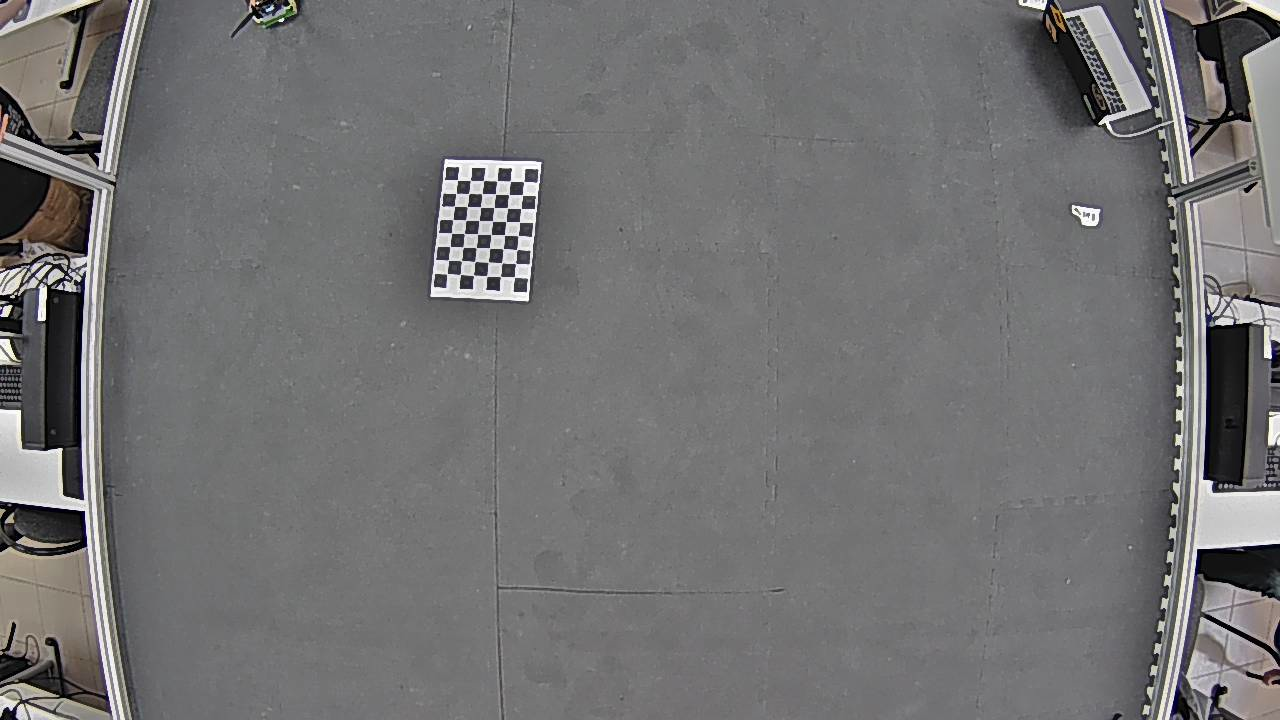
#> input picture img/calibration_13.jpg, 1280 x 720 px, given in place of mjpeg, which was not available
$ jupyter execute --allow-errors fishEye_remover.ipynb   (shell and % lines are left out)
#> lines starting #> are read from the running program, lines starting #| are printed output that depends on the picture; long printed decimals are rounded; pictures that were not available may be replaced by others from this repository, and a replacement may not be noted
[cell 1]
import cv2 as cv
import numpy as np
import matplotlib.pyplot as plt
import glob

[cell 2]
marker_dict = cv.aruco.getPredefinedDictionary(cv.aruco.DICT_4X4_250)
param_markers = cv.aruco.DetectorParameters()
detector = cv.aruco.ArucoDetector(marker_dict, param_markers)

[cell 3]
cap = cv.VideoCapture("rtsp://root:pass@192.168.0.94:554/mjpeg")

[cell 4]
ret, frame = cap.read()
#> frame is the input picture: shape (720, 1280, 3); mean B, G, R 114.3, 113.7, 114.1
gray_frame = cv.cvtColor(frame, cv.COLOR_RGB2BGR)
plt.imshow(gray_frame)
print(ret)
#| True
print(type(frame))
#| <class 'numpy.ndarray'>

[cell 5]
(corners, ids, rejected) = detector.detectMarkers(gray_frame)
#> corners = ([[458, 181], [469, 181], [468, 193], [457, 193]],); ids = [17]; rejected = 41 items
output_frame = cv.aruco.drawDetectedMarkers(gray_frame, corners, ids)
plt.imshow(output_frame)

[cell 6]
# termination criteria
criteria = (cv.TERM_CRITERIA_EPS + cv.TERM_CRITERIA_MAX_ITER, 30, 0.001)

# prepare object points, like (0,0,0), (1,0,0), (2,0,0) ....,(6,5,0)
objp = np.zeros((6*8,3), np.float32)
objp[:,:2] = np.mgrid[0:8,0:6].T.reshape(-1,2)

# Arrays to store object points and image points from all the images.
objpoints = [] # 3d point in real world space
imgpoints = [] # 2d points in image plane.

# images = glob.glob('Chess2.png')
images = output_frame

for i in range(1):
    img = output_frame
    # print("photo 1")
    # print(img)
    gray = cv.cvtColor(img, cv.COLOR_BGR2GRAY)

    # Find the chess board corners
    ret, corners = cv.findChessboardCorners(gray, (8,6), None)

    # If found, add object points, image points (after refining them)
    if ret == True:
        objpoints.append(objp)

    corners2 = cv.cornerSubPix(gray,corners, (11,11), (-1,-1), criteria)
    imgpoints.append(corners2)
#> this loop made 1 pass
#> ret on pass 1: True
#> after the loop, imgpoints = 1 item; objpoints = 1 item

# Draw and display the corners
new_img = cv.drawChessboardCorners(img, (8,6), corners2, ret)
# print("photo 2")
# print(img)
plt.imshow(new_img)
plt.show()
# cv.imshow('Mar', img)
# cv.waitKey(0)

# cv.destroyAllWindows()

[cell 7]
ret, mtx, dist, rvecs, tvecs = cv.calibrateCamera(objpoints, imgpoints, gray.shape[::-1], None, None)
#> ret = 4.04; mtx = [[1028.7, 0, 521.1], [0, 840.1, 402.2], [0, 0, 1]]; dist = [[-6.62, 107.4, 0.0506, -0.146, -555.1]]; rvecs = ([-0.557, 0.532, -1.34],); tvecs = ([-3.87, -8.76, 49.71],)

[cell 8]
plt.imshow(frame)
# np.shape(frame)

[cell 9]
# img = cv.imread('left12.jpg')
img = frame
h, w = img.shape[:2]
newcameramtx, roi = cv.getOptimalNewCameraMatrix(mtx, dist, (w,h), 1, (w,h))
#> newcameramtx = [[1028.7, 0, 521.1], [0, 840.1, 402.2], [0, 0, 1]]; roi = (0, 0, 1279, 719)

# undistort
dst = cv.undistort(img, mtx, dist, None, newcameramtx)
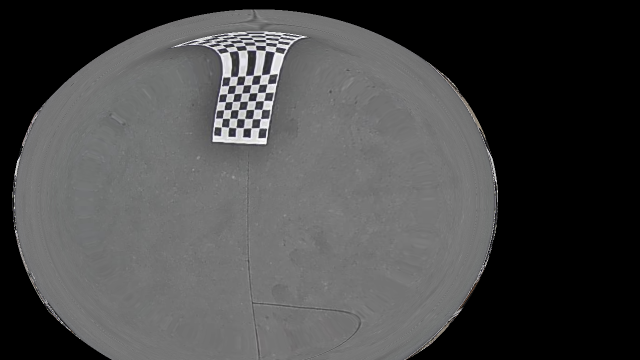
#> dst: shape (720, 1280, 3) (shown at 1/2 size); mean B, G, R 72.3, 72.2, 72.1

# crop the image
x, y, w, h = roi
#> x = 0; y = 0; w = 1279; h = 719
# [5 lines of commented-out code are left out]
plt.imshow(dst)
cv.imwrite("filaname.png",dst)
#> Out = True

[cell 10]
img = frame
h, w = img.shape[:2]
newcameramtx, roi = cv.getOptimalNewCameraMatrix(mtx, dist, (w,h), 1, (w,h))
# undistort
mapx, mapy = cv.initUndistortRectifyMap(mtx, dist, None, newcameramtx, (w,h), 5)
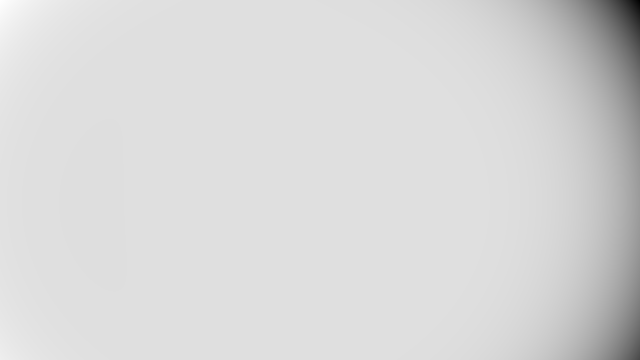
#> mapx: shape (720, 1280) float32 (shown at 1/2 size); min -147932.9, max 21514.8, mean -4464.7; drawn with min black and max white
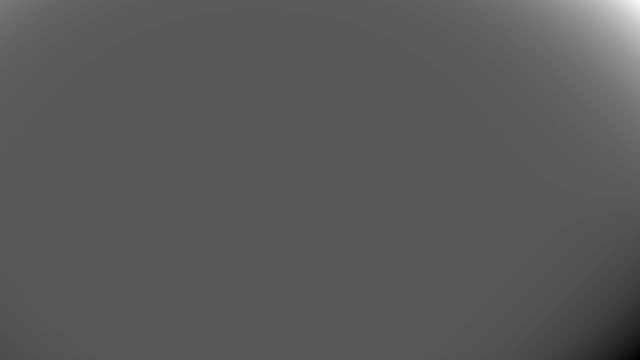
#> mapy: shape (720, 1280) float32 (shown at 1/2 size); min -41291.9, max 79160.2, mean 1276.7; drawn with min black and max white
dst = cv.remap(img, mapx, mapy, cv.INTER_LINEAR)
# crop the image
x, y, w, h = roi
#> w = 1279; h = 719
# dst = dst[y:y+h, x:x+w]
# cv.imwrite('calibresult.png', dst)
plt.imshow(dst)
cv.imwrite("filaname.png",dst)
#> Out = True

[cell 11]
print(roi, mtx, dist, (w,h))
#| (0, 0, 1279, 719) [[1.02866457e+03 0.00000000e+00 5.21146601e+02]
#|  [0.00000000e+00 8.40107316e+02 4.02205086e+02]
#|  [0.00000000e+00 0.00000000e+00 1.00000000e+00]] [[-6.62020204e+00  1.07449307e+02  5.05934260e-02 -1.46448592e-01
#|   -5.55118774e+02]] (1279, 719)
#> `marker_corners, marker_IDs, reject = detector.detectMarkers(gray_frame)`: marker_corners has the same summary as corners; marker_IDs = [17]; reject = 41 items
#> the loop `for ids, corners in zip(marker_IDs, marker_corners):` made 1 pass
#> after the loop `for ids, corners in zip(marker_IDs, marker_corners):`:
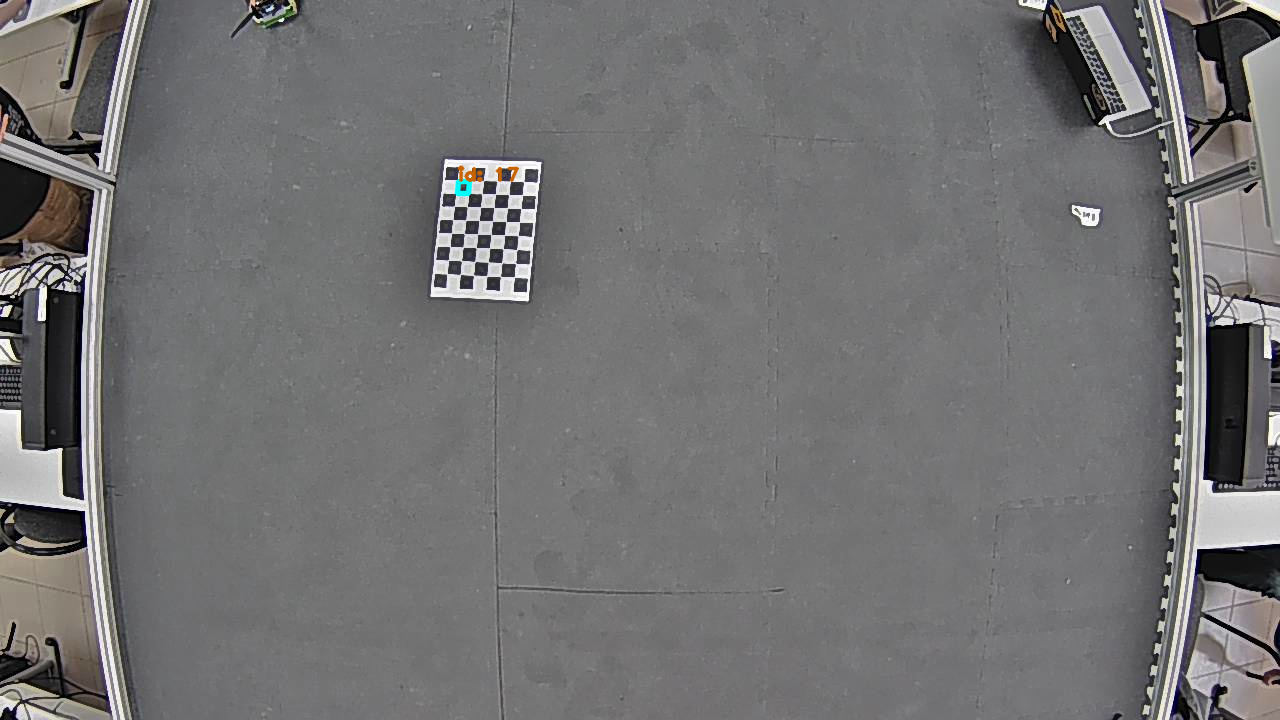
#> gray_frame: shape (720, 1280, 3); mean R, G, B 114.1, 113.7, 114.2

[cell 12]
import pandas as pd

[cell 13]
df = pd.DataFrame(columns=['id','name', 'occupation'])

#> (a cell that did not finish here is left out)

[cell 15]
img = cv.imread('Chess 2.png')
cv.imshow('Mar', img)
cv.waitKey(0)

[cell 16]
type(img)

[cell 17]
cv.imshow('img', img)
cv.waitKey(0)

#> (a cell that did not finish here is left out)

$ run again, on img/calibration_2.jpg
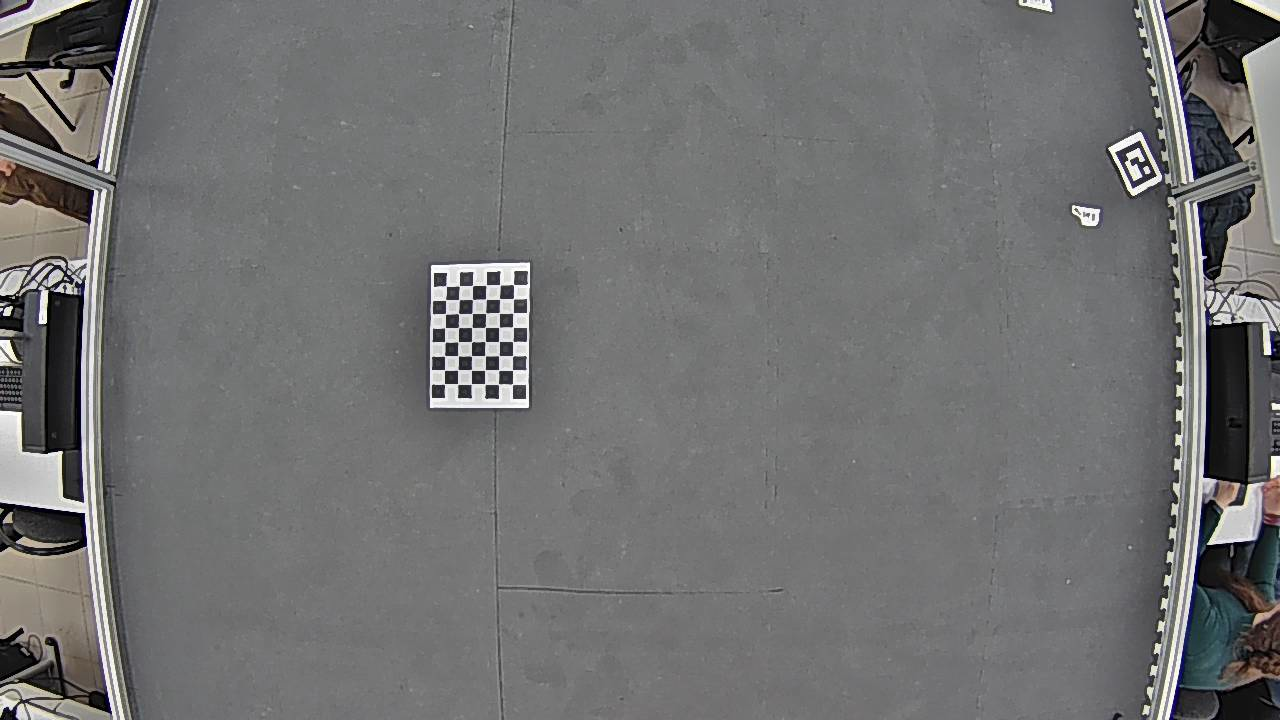
#> input picture img/calibration_2.jpg, 1280 x 720 px, given in place of mjpeg, which was not available
#> frame is the input picture: shape (720, 1280, 3); mean B, G, R 113.6, 113.5, 113.3
#| True
#| <class 'numpy.ndarray'>
#> `(corners, ids, rejected) = detector.detectMarkers(gray_frame)`: corners = ([[1115, 152], [1139, 140], [1156, 175], [1132, 188]],); ids = [5]; rejected = 43 items
#> the loop `for i in range(1):` made 1 pass
#> ret on pass 1: True
#> after the loop `for i in range(1):`: imgpoints = 1 item
#> `ret, mtx, dist, rvecs, tvecs = cv.calibrateCamera(objpoints, imgpoints..`: ret = 0.112; mtx = [[404, 0, 626.1], [0, 405.7, 422.1], [0, 0, 1]]; dist = [[-0.011, -0.224, -0.00783, 0.00429, 0.25]]; rvecs = ([0.0189, 0.0271, 1.58],); tvecs = ([-7.98, -9.63, 28.39],)
#> newcameramtx = [[849.5, 0, 631.1], [0, 406.4, 405.1], [0, 0, 1]]; roi = (482, 367, 275, 84)
#> `x, y, w, h = roi`: x = 482; y = 367; w = 275; h = 84
#> `cv.imwrite("filaname.png",dst)`: Out = True
#> `mapx, mapy = cv.initUndistortRectifyMap(mtx, dist, None, newcameramtx,..`:
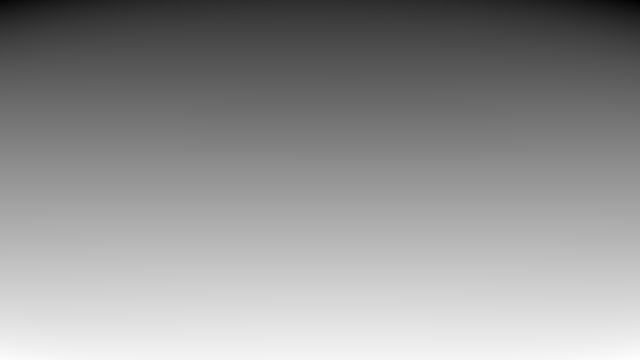
#> mapy: shape (720, 1280) float32 (shown at 1/2 size); min -159.8, max 756.5, mean 371.8; drawn with min black and max white
#> `x, y, w, h = roi`: w = 275; h = 84
#> `cv.imwrite("filaname.png",dst)`: Out = True
#| (482, 367, 275, 84) [[404.016   0.         626.091]
#|  [  0.         405.655 422.055]
#|  [  0.           0.           1.        ]] [[-0.01096 -0.2243 -0.007828   0.004286  0.2502]] (275, 84)
#> marker_corners has the same summary as corners; marker_IDs = [5]; reject = 43 items
#> the loop `for ids, corners in zip(marker_IDs, marker_corners):` made 1 pass
#> after the loop `for ids, corners in zip(marker_IDs, marker_corners):`:
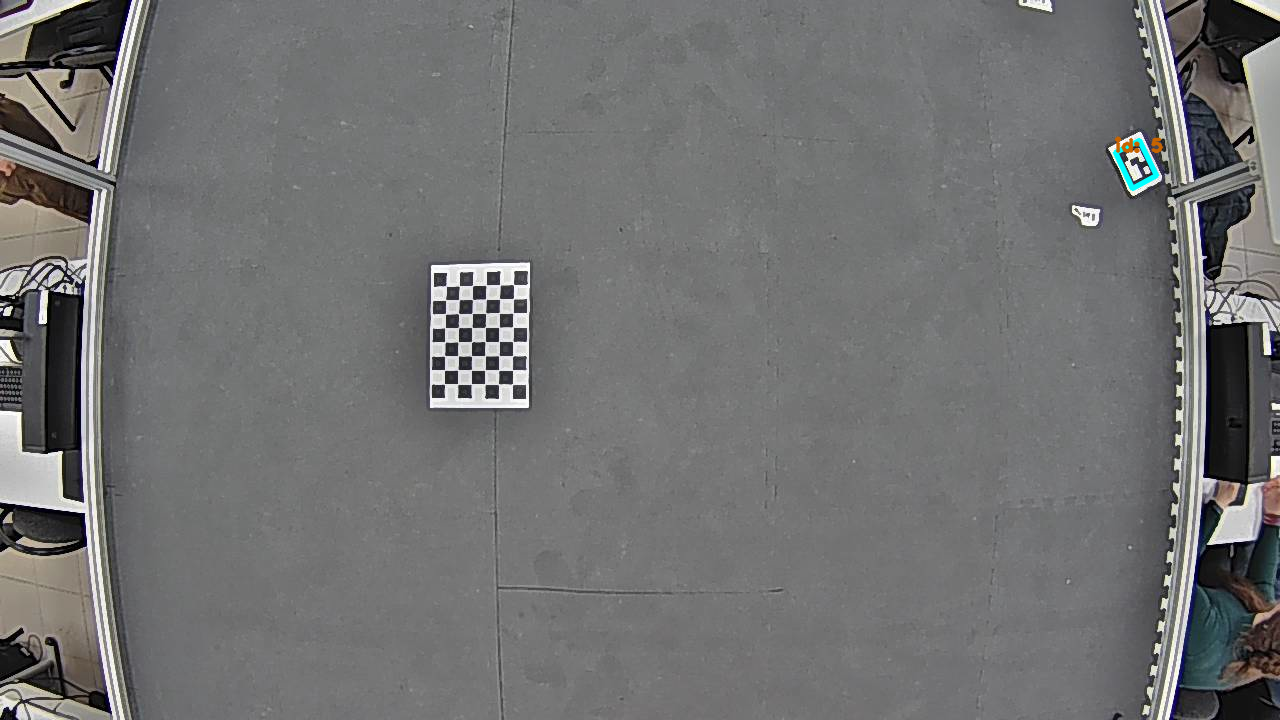
#> gray_frame: shape (720, 1280, 3); mean R, G, B 113.2, 113.6, 113.6

$ run again, on img/calibration_3.jpg
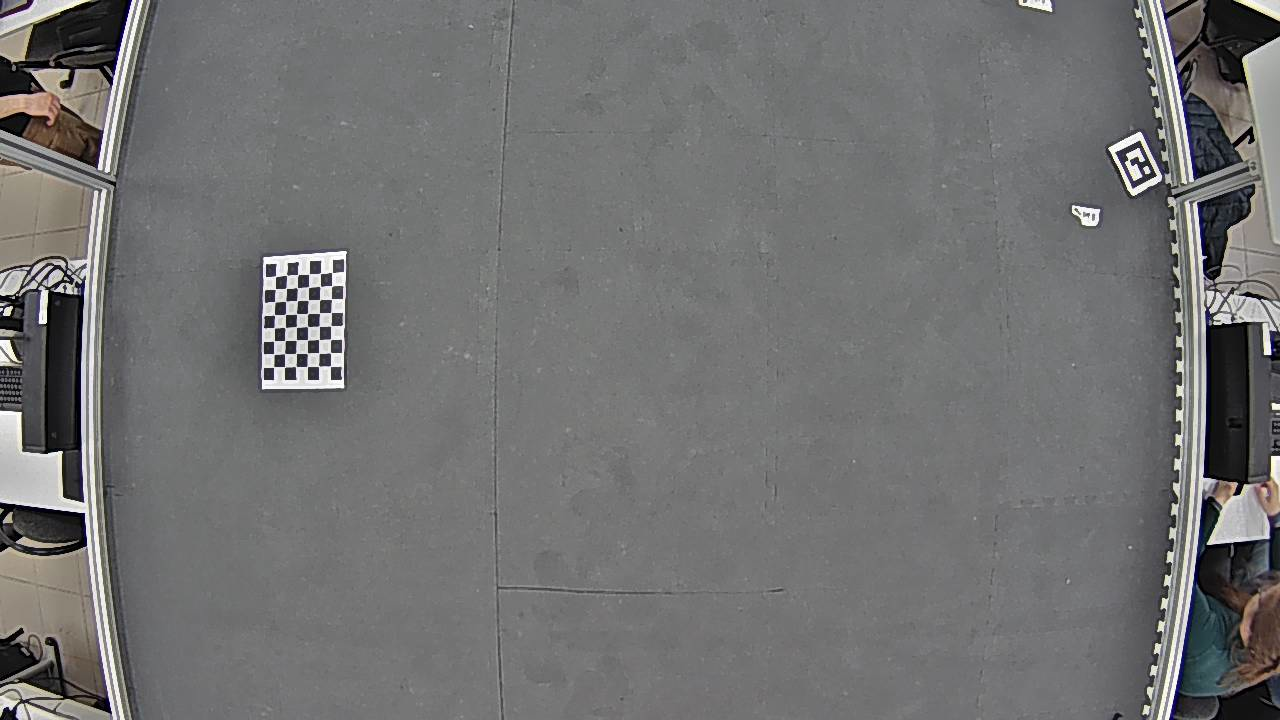
#> input picture img/calibration_3.jpg, 1280 x 720 px, given in place of mjpeg, which was not available
#> frame is the input picture: shape (720, 1280, 3); mean B, G, R 113.5, 113.5, 113.4
#| True
#| <class 'numpy.ndarray'>
#> `(corners, ids, rejected) = detector.detectMarkers(gray_frame)`: corners = ([[1115, 152], [1140, 141], [1156, 175], [1132, 188]],); ids = [5]; rejected = 45 items
#> the loop `for i in range(1):` made 1 pass
#> ret on pass 1: True
#> after the loop `for i in range(1):`: imgpoints = 1 item
#> `ret, mtx, dist, rvecs, tvecs = cv.calibrateCamera(objpoints, imgpoints..`: ret = 6.68; mtx = [[389.7, 0, 664.9], [0, 388.1, 449.3], [0, 0, 1]]; dist = [[0.287, 0.342, -0.0772, 0.09, -0.387]]; rvecs = ([-0.422, 0.243, 1.34],); tvecs = ([-23.47, -10.12, 29.56],)
#> newcameramtx = [[389.7, 0, 664.9], [0, 382, 442.3], [0, 0, 1]]; roi = (0, 139, 1279, 534)
#> `x, y, w, h = roi`: x = 0; y = 139; w = 1279; h = 534
#> `cv.imwrite("filaname.png",dst)`: Out = True
#> `mapx, mapy = cv.initUndistortRectifyMap(mtx, dist, None, newcameramtx,..`:
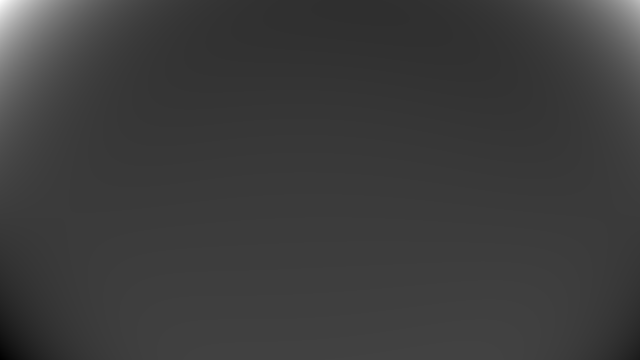
#> mapy: shape (720, 1280) float32 (shown at 1/2 size); min -2488.9, max 9964.9, mean 489; drawn with min black and max white
#> `x, y, w, h = roi`: w = 1279; h = 534
#> `cv.imwrite("filaname.png",dst)`: Out = True
#| (0, 139, 1279, 534) [[389.727   0.         664.901 ]
#|  [  0.         388.098 449.318]
#|  [  0.           0.           1.        ]] [[ 0.2871  0.342 -0.07715  0.08999 -0.387]] (1279, 534)
#> marker_corners has the same summary as corners; marker_IDs = [5]; reject = 45 items
#> the loop `for ids, corners in zip(marker_IDs, marker_corners):` made 1 pass
#> after the loop `for ids, corners in zip(marker_IDs, marker_corners):`:
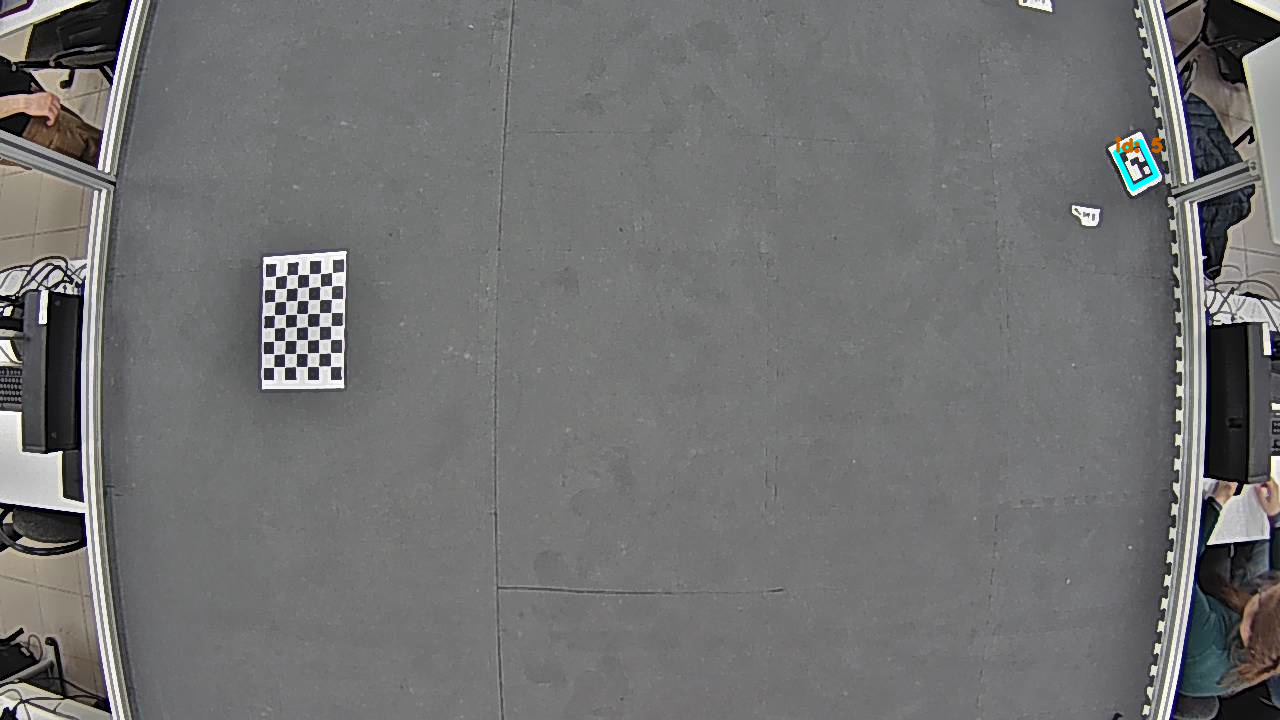
#> gray_frame: shape (720, 1280, 3); mean R, G, B 113.3, 113.6, 113.6
